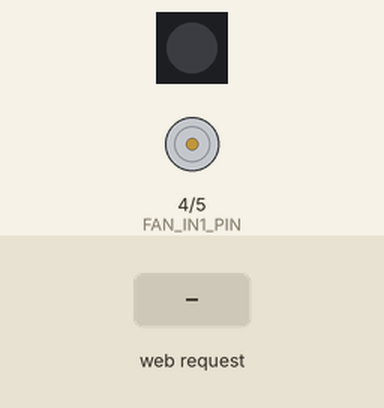
Recording of a program running on a simulated ESP32-S3. Parts: 1 RGB LEDs in strip order, left to right, motor-driver pin pairs drawn as motors (green arrow = first pin HIGH = forward, orange = second pin HIGH = backward, longer = more drive). The test bench sets the inputs (shaded band). Dim RGB values are drawn brighter than linear; WiFi joins after 1.5 s; servers stay silent unless stated; I2S audio is not simulated (input reads silence); what the program prints to the serial monitor is not drawn.

Above: at 5.4 s.
5.5 s: HTTP request GET /tang received
At 6.7 s:
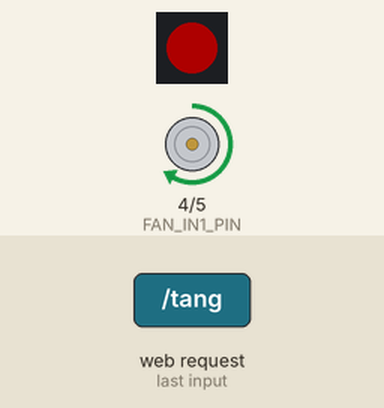
7.0 s: HTTP request GET /tang received
At 8.0 s:
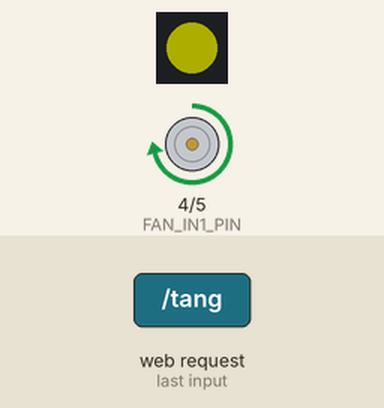
8.5 s: HTTP request GET /tang received
At 9.1 s:
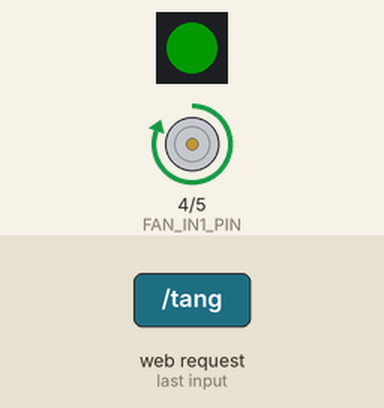
Timing chart, 0 to 11.5 s (numbered marks = the images above; inputs shaded):
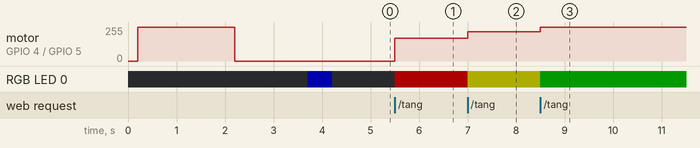

The program:

main.cpp
```cpp
#include <Arduino.h>
#include <WiFi.h>
#include <WebServer.h>
#include <FastLED.h>
#include <driver/i2s.h>
#include <WebSocketsClient.h>

// IP của Python server (máy tính chạy server.py)
#define SERVER_IP "10.86.21.68"   // ← thay bằng IP máy tính chạy server.py
#define SERVER_PORT 5001

const char *ssid = "Khang";       // ← thay bằng tên WiFi
const char *password = "ycdp6685"; // ← thay bằng mật khẩu WiFi

#define LED_ONBOARD_PIN 48
#define FAN_IN1_PIN 4
#define FAN_IN2_PIN 5
#define FAN_PWM_CH_IN1 0
#define FAN_PWM_CH_IN2 1
#define FAN_PWM_FREQ 1000
#define FAN_PWM_RES_BITS 8
#define I2S_WS 11
#define I2S_SD 10
#define I2S_SCK 12
#define I2S_PORT I2S_NUM_0

#define NUM_LEDS 1
CRGB leds[NUM_LEDS];
WebServer server(80);
WebSocketsClient webSocket;

int capDoHienTai = 0;
unsigned long lastCmdTime = 0;
const unsigned long COOLDOWN_MS = 1000; // 1 giây cooldown

#define bufferLen 64
#define SEND_BUFFER_SIZE 1024 // Tăng gấp đôi size

// VAD
#define VAD_THRESHOLD 400
#define VAD_HANGOVER_PACKETS 8 // Tăng nhẹ để đảm bảo thu âm trọn vẹn câu lệnh

// ─── FreeRTOS Queue ───────────────────────────────────────────────────────────
#define QUEUE_SIZE 8 // Tăng hàng đợi

typedef struct {
  int16_t data[SEND_BUFFER_SIZE];
} AudioPacket;

QueueHandle_t audioQueue;

void setFanDuty(uint8_t duty)
{
  // L9110S cần 2 ngõ vào: IN1 PWM, IN2 LOW để quay 1 chiều.
  if (duty == 0)
  {
    ledcWrite(FAN_PWM_CH_IN1, 0);
    ledcWrite(FAN_PWM_CH_IN2, 0);
  }
  else
  {
    ledcWrite(FAN_PWM_CH_IN1, duty);
    ledcWrite(FAN_PWM_CH_IN2, 0);
  }
  Serial.printf("[FAN] duty=%u (IN1 PWM, IN2 LOW)\n", duty);
}

// ─── I2S setup ────────────────────────────────────────────────────────────────
void i2s_install()
{
  const i2s_config_t i2s_config = {
      .mode = (i2s_mode_t)(I2S_MODE_MASTER | I2S_MODE_RX),
      .sample_rate = 16000,
      .bits_per_sample = I2S_BITS_PER_SAMPLE_32BIT,
      .channel_format = I2S_CHANNEL_FMT_ONLY_LEFT,
      .communication_format = I2S_COMM_FORMAT_STAND_I2S,
      .intr_alloc_flags = ESP_INTR_FLAG_LEVEL1,
      .dma_buf_count = 8,
      .dma_buf_len = bufferLen,
      .use_apll = false};
  i2s_driver_install(I2S_PORT, &i2s_config, 0, NULL);
}

void i2s_setpin()
{
  const i2s_pin_config_t pin_config = {
      .bck_io_num = I2S_SCK, .ws_io_num = I2S_WS, .data_out_num = -1, .data_in_num = I2S_SD};
  i2s_set_pin(I2S_PORT, &pin_config);
}

// ─── Web UI ───────────────────────────────────────────────────────────────────
String getHTML()
{
  String html = "<!DOCTYPE html><html><head><meta charset='UTF-8'>";
  html += "<meta name='viewport' content='width=device-width, initial-scale=1'>";
  html += "<style>body{font-family:Helvetica;text-align:center;background:#1a1a1a;color:white;padding:20px;}";
  html += ".btn{width:100%;max-width:300px;margin:15px auto;padding:20px;font-size:18px;border:none;border-radius:10px;color:white;cursor:pointer;}";
  html += "h1{color:#ffcc00;} h3{color:#aaa;}";
  html += ".xanh{background:#4CAF50;} .xam{background:#555;}</style></head><body>";
  html += "<h1>QUẠT THÔNG MINH</h1>";
  html += "<h3>Trạng thái: Số " + String(capDoHienTai) + "</h3>";
  html += "<a href='/tang'><button class='btn xanh'>TĂNG TỐC (+)</button></a>";
  html += "<a href='/tat'><button class='btn xam'>TẮT QUẠT (OFF)</button></a>";
  html += "<p style='margin-top:20px;color:#888'>Mo Serial Plotter de xem song am!</p>";
  html += "</body></html>";
  return html;
}

void handleRoot() { server.send(200, "text/html", getHTML()); }

void capNhatTrangThai()
{
  switch (capDoHienTai)
  {
  case 0:
    setFanDuty(0);
    leds[0] = CRGB::Black;
    break;
  case 1:
    setFanDuty(170);
    leds[0] = CRGB::Red;
    break;
  case 2:
    setFanDuty(220);
    leds[0] = CRGB::Yellow;
    break;
  case 3:
    setFanDuty(255);
    leds[0] = CRGB::Green;
    break;
  }
  FastLED.show();

  if (WiFi.status() == WL_CONNECTED)
  {
    server.send(200, "text/html", getHTML());
  }
}

void onWebSocketEvent(WStype_t type, uint8_t *payload, size_t length)
{
  if (type == WStype_CONNECTED)
    Serial.println("[WS] Ket noi server thanh cong!");
  else if (type == WStype_DISCONNECTED)
    Serial.println("[WS] Mat ket noi, dang thu lai...");
}

// ─── Task 1: Audio Capture + VAD (Core 0) ────────────────────────────────────
void audioTask(void *pvParameters)
{
  int32_t sBuffer[bufferLen];
  int16_t localBuf[SEND_BUFFER_SIZE];
  int localIdx = 0;
  int vadHangover = 0;
  int continuousLoud = 0; // Đếm số khung hình ồn liên tiếp

  Serial.println("[AudioTask] Bat dau tren Core 0");

  while (true)
  {
    size_t bytesIn = 0;
    esp_err_t result = i2s_read(I2S_PORT, &sBuffer, bufferLen * 4, &bytesIn, portMAX_DELAY);

    if (result == ESP_OK && bytesIn > 0)
    {
      int samples = bytesIn / 4;
      for (int i = 0; i < samples; i++)
      {
        localBuf[localIdx++] = (int16_t)(sBuffer[i] >> 16);

        if (localIdx >= SEND_BUFFER_SIZE)
        {
          // VAD: tính năng lượng trung bình
          int32_t energy = 0;
          for (int j = 0; j < SEND_BUFFER_SIZE; j++)
            energy += abs(localBuf[j]);
          int32_t avgAmp = energy / SEND_BUFFER_SIZE;

          if (avgAmp > VAD_THRESHOLD) {
            // Kích hoạt ngay lập tức để không bị mất các phụ âm đầu (t, q, b...)
            // Server đã có Silero VAD lo việc lọc ồn nên không sợ gửi nhầm nhiễu!
            vadHangover = VAD_HANGOVER_PACKETS;
          }

          if (vadHangover > 0)
          {
            // Đưa buffer vào Queue để networkTask gửi đi
            AudioPacket pkt;
            memcpy(pkt.data, localBuf, sizeof(pkt.data));
            xQueueSend(audioQueue, &pkt, 0); // non-blocking: bỏ qua nếu queue đầy
            vadHangover--;
          }
          localIdx = 0;
        }
      }
    }
  }
}

// ─── Task 2: Network — WebSocket + HTTP (Core 1) ─────────────────────────────
void networkTask(void *pvParameters)
{
  AudioPacket pkt;

  Serial.println("[NetworkTask] Bat dau tren Core 1");

  while (true)
  {
    webSocket.loop();
    server.handleClient();

    // Nhận packet từ audioTask (non-blocking)
    if (xQueueReceive(audioQueue, &pkt, 0) == pdTRUE)
    {
      webSocket.sendBIN((uint8_t *)pkt.data, SEND_BUFFER_SIZE * 2);
    }

    vTaskDelay(1 / portTICK_PERIOD_MS); // yield cho các task khác
  }
}

// ─── Setup ────────────────────────────────────────────────────────────────────
void setup()
{
  Serial.begin(921600);

  pinMode(FAN_IN1_PIN, OUTPUT);
  pinMode(FAN_IN2_PIN, OUTPUT);
  ledcSetup(FAN_PWM_CH_IN1, FAN_PWM_FREQ, FAN_PWM_RES_BITS);
  ledcSetup(FAN_PWM_CH_IN2, FAN_PWM_FREQ, FAN_PWM_RES_BITS);
  ledcAttachPin(FAN_IN1_PIN, FAN_PWM_CH_IN1);
  ledcAttachPin(FAN_IN2_PIN, FAN_PWM_CH_IN2);
  setFanDuty(0);

  // Tự test nhanh khi boot để xác nhận phần cứng quạt/driver có phản hồi.
  delay(200);
  Serial.println("[FAN] Boot self-test: FULL 2s");
  setFanDuty(255);
  delay(2000);
  setFanDuty(0);

  FastLED.addLeds<WS2812B, LED_ONBOARD_PIN, GRB>(leds, NUM_LEDS);
  FastLED.setBrightness(50);

  i2s_install();
  i2s_setpin();
  i2s_start(I2S_PORT);

  WiFi.begin(ssid, password);

  Serial.print("Dang ket noi WiFi...");
  while (WiFi.status() != WL_CONNECTED)
  {
    delay(500);
    Serial.print(".");
  }

  if (WiFi.status() == WL_CONNECTED)
  {
    Serial.println("");
    Serial.print("WiFi da ket noi! IP ESP32: ");
    Serial.println(WiFi.localIP());
    leds[0] = CRGB::Blue;
    FastLED.show();
    delay(500);
    server.on("/", handleRoot);
    server.on("/tang", []()
              {
                capDoHienTai++; if(capDoHienTai>3) capDoHienTai=0; capNhatTrangThai();
              });
    server.on("/tat", []()
              {
                capDoHienTai=0; capNhatTrangThai();
              });
    server.begin();
  }
  else
  {
    leds[0] = CRGB::Red;
    FastLED.show();
    delay(500);
  }

  capNhatTrangThai();

  // Kết nối WebSocket tới Python server
  webSocket.begin(SERVER_IP, SERVER_PORT, "/audio");
  webSocket.onEvent(onWebSocketEvent);
  webSocket.setReconnectInterval(3000);

  // ── Tạo Queue và các FreeRTOS Task ──────────────────────────────────────────
  audioQueue = xQueueCreate(QUEUE_SIZE, sizeof(AudioPacket));

  xTaskCreatePinnedToCore(
      audioTask,    // hàm task
      "AudioTask",  // tên (debug)
      8192,         // stack size (bytes)
      NULL,         // tham số truyền vào
      2,            // priority (cao hơn networkTask)
      NULL,         // task handle (không cần)
      0             // Core 0
  );

  xTaskCreatePinnedToCore(
      networkTask,
      "NetworkTask",
      16384,        // stack lớn hơn vì WebSocket dùng nhiều bộ nhớ
      NULL,
      1,            // priority thấp hơn
      NULL,
      1             // Core 1
  );
}

// ─── Loop trống — mọi việc do Task xử lý ─────────────────────────────────────
void loop()
{
  vTaskDelay(portMAX_DELAY); // nhường hoàn toàn cho FreeRTOS
}
```

Measured:
- after the input at 5.5 s, motor on GPIO 4 (FAN_IN1_PIN) / GPIO 5 (FAN_IN2_PIN): stopped → forward 169/255 at once; RGB LED 0: off → RGB(50, 0, 0) at once
- after the input at 7.0 s, motor on GPIO 4 (FAN_IN1_PIN) / GPIO 5 (FAN_IN2_PIN): forward 169/255 → forward 219/255 at once; RGB LED 0: RGB(50, 0, 0) → RGB(50, 50, 0) at once
- after the input at 8.5 s, motor on GPIO 4 (FAN_IN1_PIN) / GPIO 5 (FAN_IN2_PIN): forward 219/255 → forward 255/255 at once; RGB LED 0: RGB(50, 50, 0) → RGB(0, 25, 0) at once
